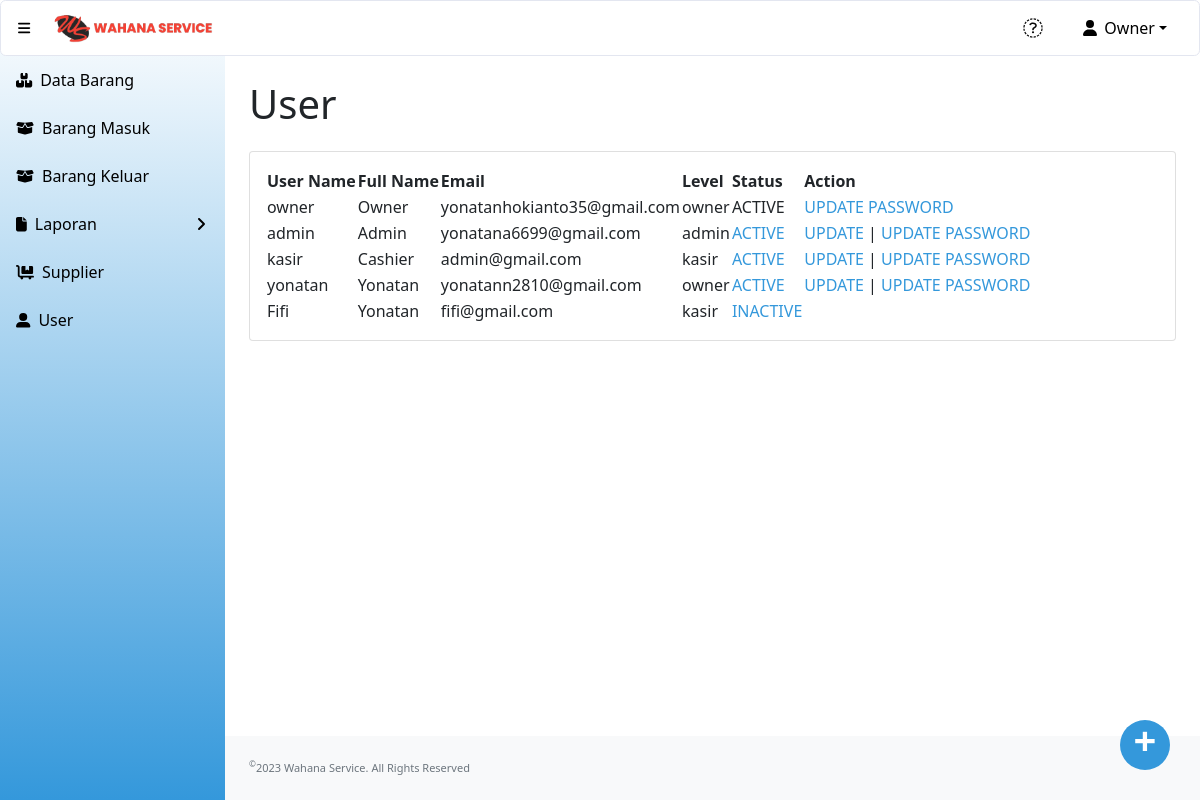
The page /user.php (signed in) on the database its author committed.
### tables this page shows
CREATE TABLE `user` (
  `id` int(11) NOT NULL,
  `username` varchar(50) NOT NULL,
  `email` varchar(50) NOT NULL,
  `password` text NOT NULL,
  `fullname` varchar(50) NOT NULL,
  `level` enum('owner','admin','kasir','INACTIVE') NOT NULL,
  `status_akun` enum('0','1') NOT NULL
);

### user.php (the view, shortened to what this page needs)
<?php
include "conn.php";
?>
<!DOCTYPE html>
<html lang="en">
    <head>
        <link href="https://cdn.jsdelivr.net/npm/simple-datatables@latest/dist/style.css" rel="stylesheet" />
        <link href="css/styles.css" rel="stylesheet" />
    </head>
    <body class="sb-nav-fixed">
    <?php include "head.php"; ?>
        <div id="layoutSidenav">
        <?php include "menu.php"; ?>
            </div>
            <div id="layoutSidenav_content">
                <main>
                    <div class="container-fluid px-4">
                        <h1 class="mt-4" style="padding-bottom:15px";>User</h1>
                        <div class="card mb-4">
                            <div class="card-body">
                                <div class="table-responsive">
                                    <table id="datatablesSimple">
                                        <thead>
                                            <tr>
                                                <th>User Name</th>
                                                <th>Full Name</th>
                                                <th>Email</th>
                                                <th>Level</th>
                                                <th>Status</th>
                                                <th>Action</th>
                                            </tr>
                                        </thead>
                                        <tbody>
                                            <?php
                                                $sSQL="select * from user order by (status_akun) ASC";
                                                $result=mysqli_query($koneksi, $sSQL);
                                                if (mysqli_num_rows($result) > 0)
                                                {
                                                    while ($row=mysqli_fetch_assoc($result))
                                                    {
                                                        $ID = $row['id'];
                                                        $UserName = $row['username'];
                                                        $FullName = $row['fullname'];
                                                        $level= $row['level'];
                                                        $status= $row['status_akun'];
                                                        $email= $row['email'];
                                                        if ($status == "0") {
                                                            $status_akun = "ACTIVE";
                                                        } else {
                                                            $status_akun = "INACTIVE";
                                                        }
                                            ?>
                                            <tr>
                                                <td><?php echo $UserName;?></td>
                                                <td><?php echo $FullName;?></td>
                                                <td><?php echo $email;?></td>
                                                <td><?php echo $level;?></td>
                                                <td><?php if ($UserName != "owner" && $FullName != "Owner"){
                                                             if ($status == "0"){
                                                                echo "<a href='#active$ID' data-bs-toggle='modal' class='action'>$status_akun";
                                                             }  else if ($status == "1"){
                                                                echo "<a href='#nonactive$ID' data-bs-toggle='modal' class='action'>$status_akun";
                                                             }
                                                            } else {
                                                                echo $status_akun;
                                                            }?>
                                                </td>
                                                <td><?php if ($status == "0"){
                                                            if ($UserName == "owner" && $FullName == "Owner"){
                                                                echo "<a href='update_password.php?id=$ID' class='action'>UPDATE PASSWORD</a>";
                                                            } else {
                                                                echo "<a href='update_user.php?id=$ID' class='action'>UPDATE</a> | ";
                                                                echo "<a href='update_password.php?id=$ID' class='action'>UPDATE PASSWORD</a>";
                                                            }
                                                            } ?> </td>
                                            </tr>
                                            <?php
                                                    }
                                                }
                                            ?>
                                        </tbody>
                                    </table>
                                </div>
                            </div>
                        </div>
                    </div>
                    <a href="add_user.php" class="act-btn">
                        +
                    </a>
                </main>
                <footer class="py-4 bg-light mt-auto">
                    <div class="container-fluid px-4">
                        <div class="d-flex align-items-center justify-content-between small">
                            <div class="text-muted"><sup>&copy;</sup>2023 Wahana Service. All Rights Reserved</div>
                        </div>
                    </div>
                </footer>
            </div>
    </body>
</html>

### rows shown on the page
user: username "owner", fullname "Owner", email "yonatanhokianto35@gmail.com", level "owner", status_akun "ACTIVE"
user: username "admin", fullname "Admin", email "yonatana6699@gmail.com", level "admin", status_akun "ACTIVE"
user: username "kasir", fullname "Cashier", email "admin@gmail.com", level "kasir", status_akun "ACTIVE"
user: username "yonatan", fullname "Yonatan", email "yonatann2810@gmail.com", level "owner", status_akun "ACTIVE"
user: username "Fifi", fullname "Yonatan", email "fifi@gmail.com", level "kasir", status_akun "INACTIVE"

### other values the page prints
$_SESSION['fullname'] "Owner"
